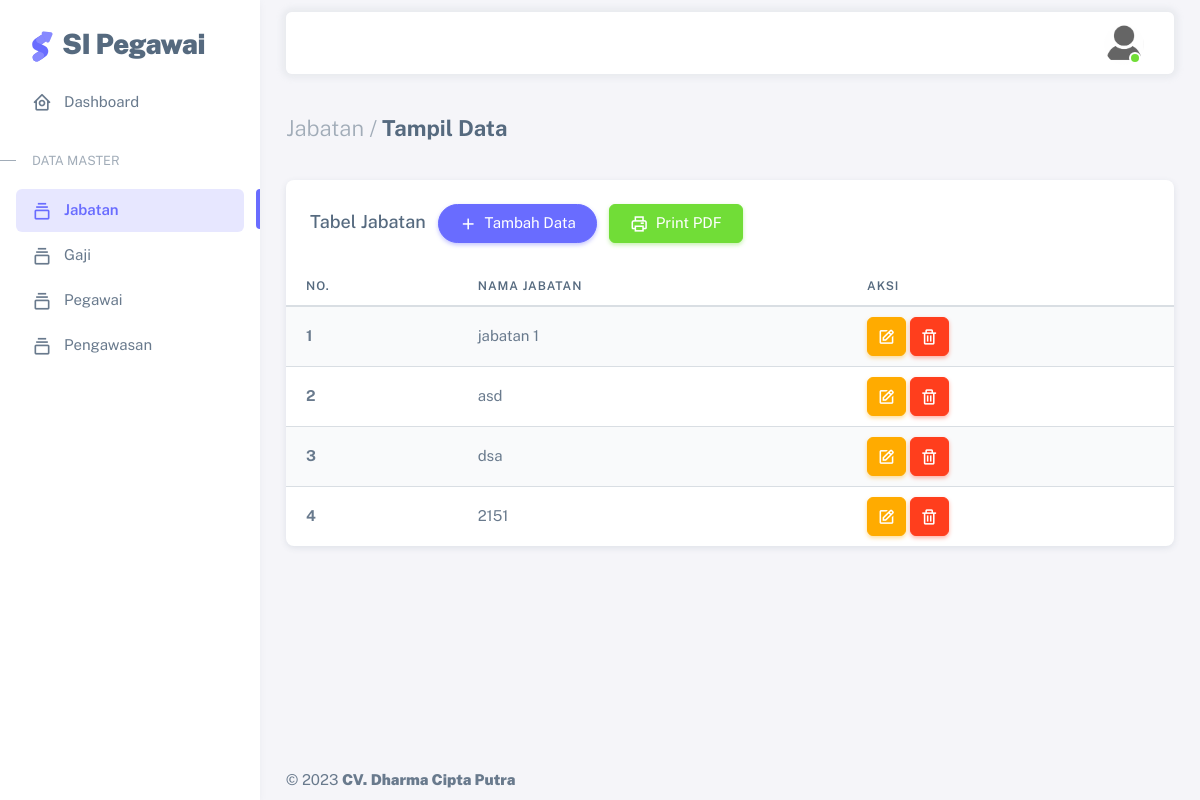
/jabatan_show.php (signed in), run on the app's committed database.
### tables this page shows
CREATE TABLE `jabatan` (
  `id_jabatan` int(5) NOT NULL,
  `nama_jabatan` varchar(100) NOT NULL
);

### jabatan_show.php (the view, shortened to what this page needs)
<?php
  include_once "koneksi.php";
?>
<!DOCTYPE html>
<html
  lang="en"
  class="light-style layout-menu-fixed"
  dir="ltr"
  data-theme="theme-default"
  data-assets-path="../assets/"
  data-template="vertical-menu-template-free"
>
  <head>
    <link rel="stylesheet" href="../assets/vendor/fonts/boxicons.css" />
    <link rel="stylesheet" href="../assets/vendor/css/core.css" class="template-customizer-core-css" />
    <link rel="stylesheet" href="../assets/vendor/css/theme-default.css" class="template-customizer-theme-css" />
    <link rel="stylesheet" href="../assets/css/demo.css" />
    <link rel="stylesheet" href="../assets/vendor/libs/perfect-scrollbar/perfect-scrollbar.css" />
    <link rel="stylesheet" href="../assets/vendor/libs/apex-charts/apex-charts.css" />
  </head>
  <body>
    <div class="layout-wrapper layout-content-navbar">
      <div class="layout-container">
      <aside id="layout-menu" class="layout-menu menu-vertical menu bg-menu-theme">
          <div class="app-brand demo">
            <a href="index.html" class="app-brand-link">
              <span class="app-brand-logo demo">
              </span>
              <span class="app-brand-text demo menu-text fw-bolder ms-2">SI Pegawai</span>
            </a>
          </div>
          <ul class="menu-inner py-1">
            <li class="menu-item">
              <a href="index.php" class="menu-link">
                <i class="menu-icon tf-icons bx bx-home-circle"></i>
                <div data-i18n="Analytics">Dashboard</div>
              </a>
            </li>
            <li class="menu-header small text-uppercase">
              <span class="menu-header-text">Data Master</span>
            </li>
            <li class="menu-item active">
              <a href="jabatan_show.php" class="menu-link">
                <i class="menu-icon tf-icons bx bx-collection"></i>
                <div>Jabatan</div>
              </a>
            </li>
            <li class="menu-item">
              <a href="gaji_show.php" class="menu-link">
                <i class="menu-icon tf-icons bx bx-collection"></i>
                <div>Gaji</div>
              </a>
            </li>
            <li class="menu-item">
              <a href="pegawai_show.php" class="menu-link">
                <i class="menu-icon tf-icons bx bx-collection"></i>
                <div>Pegawai</div>
              </a>
            </li>
            <li class="menu-item">
              <a href="pengawasan_show.php" class="menu-link">
                <i class="menu-icon tf-icons bx bx-collection"></i>
                <div>Pengawasan</div>
              </a>
            </li>
          </ul>
        </aside>
        <div class="layout-page">
          <nav
            class="layout-navbar container-xxl navbar navbar-expand-xl navbar-detached align-items-center bg-navbar-theme"
            id="layout-navbar"
          >
            <div class="navbar-nav-right d-flex align-items-center" id="navbar-collapse">
              <ul class="navbar-nav flex-row align-items-center ms-auto">
                <li class="nav-item navbar-dropdown dropdown-user dropdown">
                  <a class="nav-link dropdown-toggle hide-arrow" href="javascript:void(0);" data-bs-toggle="dropdown">
                    <div class="avatar avatar-online">
                      <img src="../assets/img/avatars/1.png" alt class="w-px-40 h-auto rounded-circle" />
                    </div>
                  </a>
                </li>
              </ul>
            </div>
          </nav>
          <div class="content-wrapper">
            <div class="container-xxl flex-grow-1 container-p-y">
              <h4 class="fw-bold py-3 mb-4"><span class="text-muted fw-light">Jabatan /</span> Tampil Data</h4>
              <div class="card">
                <h5 class="card-header">Tabel Jabatan
                    <a href="jabatan_add.php" class="mx-2 btn rounded-pill btn-primary">
                        <span class="tf-icons bx bx-plus"></span>&nbsp; Tambah Data
                    </a>
                    <a href="jabatan_print.php" class="btn btn-success">
                        <span class="tf-icons bx bx-printer"></span>&nbsp; Print PDF
                    </a>
                </h5>
                <div class="table-responsive text-nowrap">
                  <table class="table table-striped">
                    <thead>
                      <tr>
                        <th>No. </th>
                        <th>Nama Jabatan</th>
                        <th>Aksi</th>
                      </tr>
                    </thead>
                    <tbody class="table-border-bottom-0">
                        <?php
                            $jabatanQuery = mysqli_query($con, "SELECT * FROM jabatan");
                            if (mysqli_num_rows($jabatanQuery) > 0) {
                                $i = 1;
                                while ($data = mysqli_fetch_assoc($jabatanQuery)) {
                                    echo '
                                        <tr>
                                            <td><strong>'.$i .'</strong></td>
                                            <td>'. $data['nama_jabatan'] .'</td>
                                            <td>
                                                <a href="jabatan_edit.php?id='.$data['id_jabatan'].'" style="text-decoration:none;" class="btn btn-icon btn-warning"><span class="tf-icons bx bx-edit"></span></a>
                                                <a href="jabatan_delete.php?id='.$data['id_jabatan'].'" onclick="return confirm(\'Apakah anda yakin ingin menghapus data ini?\')" style="text-decoration:none;" class="btn btn-icon btn-danger"><span class="tf-icons bx bx-trash"></span></a>
                                            </td>
                                        </tr>
                                    ';
                                    $i++;
                                }
                            } else {
                                echo '
                                <tr>
                                    <td colspan="3" class="text-center">Tidak ada data di database!</td>
                                </tr>
                                ';
                            }
                        ?>
                    </tbody>
                  </table>
                </div>
              </div>
            </div>
            <footer class="content-footer footer bg-footer-theme">
              <div class="container-xxl d-flex flex-wrap justify-content-between py-2 flex-md-row flex-column">
                <div class="mb-2 mb-md-0">
                  ©
                  <a href="#" class="footer-link fw-bolder">CV. Dharma Cipta Putra</a>
                </div>
              </div>
            </footer>
          </div>
        </div>
      </div>
    </div>
  </body>
</html>

### assets/css/demo.css (style rules this page uses)
.menu .app-brand.demo { height: 64px; margin-top: 12px; }
.app-brand-logo.demo svg { width: 22px; height: 38px; }
.app-brand-text.demo { font-size: 1.75rem; letter-spacing: -0.5px; }

### data on the page
jabatan: nama_jabatan "jabatan 1"
jabatan: nama_jabatan "asd"
jabatan: nama_jabatan "dsa"
jabatan: nama_jabatan "2151"
